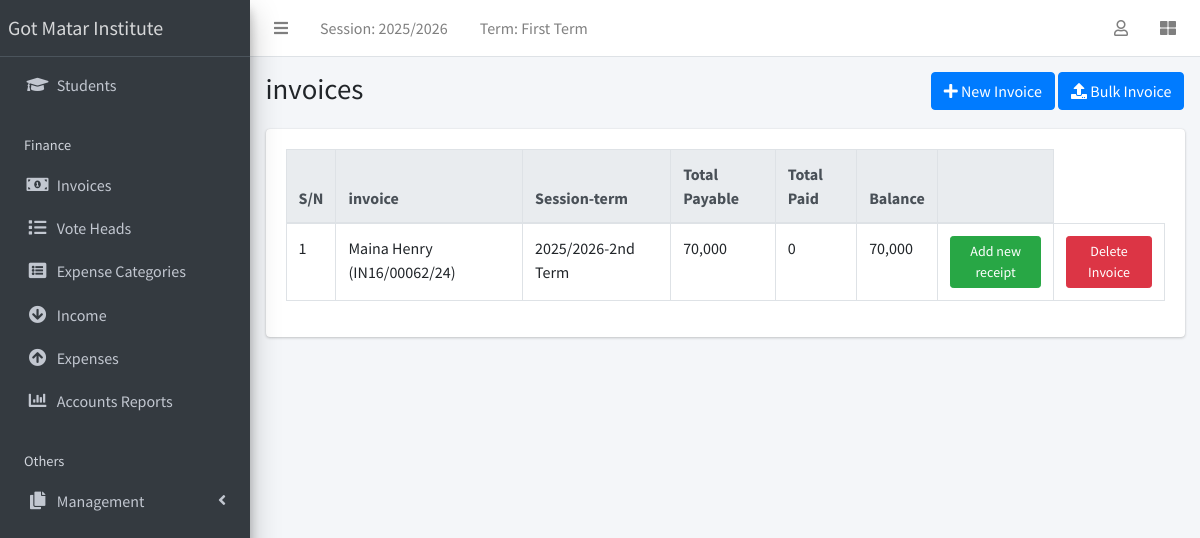
Screenshot of /finance/list/ (signed in) with the database file from the repository.
### apps/corecode/models.py (models this page shows)
class AcademicSession(models.Model):
    name = models.CharField(max_length=200, unique=True)
    current = models.BooleanField(default=True)
    class Meta:
        ordering = ["-name"]
    def __str__(self):
        return self.name

class AcademicTerm(models.Model):
    name = models.CharField(max_length=20, unique=True)
    current = models.BooleanField(default=True)
    class Meta:
        ordering = ["name"]
    def __str__(self):
        return self.name

### apps/finance/models.py (models this page shows, shortened)
class Invoice(models.Model):
    student = models.ForeignKey(Student, on_delete=models.CASCADE)
    session = models.ForeignKey(AcademicSession, on_delete=models.CASCADE)
    term = models.ForeignKey(AcademicTerm, on_delete=models.CASCADE)
    class_for = models.ForeignKey(StudentClass, on_delete=models.CASCADE)
    balance_from_previous_term = models.IntegerField(default=0)
    status = models.CharField(
        max_length=20,
        choices=[("active", "Active"), ("closed", "Closed")],
        default="active",
    )
    class Meta:
        ordering = ["student", "term"]
    def __str__(self):
        return f"{self.student}"
    def balance(self):
        payable = Decimal(self.total_amount_payable())
        paid = Decimal(self.total_amount_paid())
        bal = payable - paid
        return bal if bal >= Decimal('0.00') else Decimal('0.00')
    def amount_payable(self):
        items = InvoiceItem.objects.filter(invoice=self)
        total = 0
        for item in items:
            total += item.amount
        return total
    def total_amount_payable(self):
        return self.balance_from_previous_term + self.amount_payable()
    def total_amount_paid(self):
        receipts = Receipt.objects.filter(invoice=self)
        amount = 0
        for receipt in receipts:
            amount += receipt.amount_paid
        return amount

### apps/students/models.py (models this page shows, shortened)
class Student(models.Model):
    STATUS_CHOICES = [("active", "Active"), ("inactive", "Inactive")]
    GENDER_CHOICES = [("male", "Male"), ("female", "Female")]
    current_status = models.CharField(
        max_length=10, choices=STATUS_CHOICES, default="active"
    )
    registration_number = models.CharField(max_length=200, unique=True)
    surname = models.CharField(max_length=200)
    firstname = models.CharField(max_length=200)
    other_name = models.CharField(max_length=200, blank=True)
    gender = models.CharField(max_length=10, choices=GENDER_CHOICES, default="male")
    date_of_birth = models.DateField(default=timezone.now)
    current_class = models.ForeignKey(
        StudentClass, on_delete=models.SET_NULL, blank=True, null=True
    )
    date_of_admission = models.DateField(default=timezone.now)
    mobile_num_regex = RegexValidator(
        regex="^[0-9]{10,15}$", message="Entered mobile number isn't in a right format!"
    )
    parent_mobile_number = models.CharField(
        validators=[mobile_num_regex], max_length=13, blank=True
    )
    address = models.TextField(blank=True)
    others = models.TextField(blank=True)
    passport = models.ImageField(blank=True, upload_to="students/passports/")
    class Meta:
        ordering = ["surname", "firstname", "other_name"]
    def __str__(self):
        return f"{self.surname} {self.firstname} {self.other_name} ({self.registration_number})"

### apps/finance/views.py (the view)
# urls.py: path("list/", InvoiceListView.as_view(), name="invoice-list"),
class InvoiceListView(LoginRequiredMixin, ListView):
    model = Invoice

### apps/corecode/context_processors.py (called while the page is built)
def site_defaults(request):
    current_session = AcademicSession.objects.get(current=True)
    current_term = AcademicTerm.objects.get(current=True)
    vals = SiteConfig.objects.all()
    contexts = {
        "current_session": current_session.name,
        "current_term": current_term.name,
        "main_college_system_url": settings.MAIN_COLLEGE_SYSTEM_URL,
    }
    for val in vals:
        contexts[val.key] = val.value
    return contexts

### apps/finance/templates/finance/invoice_list.html (shortened to what this page needs)
{% extends 'base.html' %}
{% load humanize %}
{% block title %}invoices{% endblock title %}
{% block breadcrumb %}
<a class="btn btn-primary" href="{% url 'invoice-create' %}"><i
    class="fas fa-plus"></i> New Invoice</a>
<a class="btn btn-primary" href="{% url 'bulk-invoice' %}"><i
    class="fas fa-upload"></i> Bulk Invoice</a>
{% endblock breadcrumb %}
{% block content %}
  <div class="table-responsive">
    <table id="invoicetable" class="table table-bordered table-hover">
      <thead class="thead-light">
        <tr>
          <th>S/N</th>
          <th>invoice</th>
          <th>Session-term</th>
          <th>Total Payable</th>
          <th>Total Paid</th>
          <th>Balance</th>
          <th></th>
        </tr>
      </thead>
      <tbody>
        {% for invoice in object_list %}
          <tr class='clickable-row' data-href="{% url 'invoice-detail' invoice.id %}">
            <td>{{ forloop.counter}}</td>
            <td>{{ invoice}}</td>
            <td>{{ invoice.session}}-{{ invoice.term}}</td>
            <td>{{ invoice.total_amount_payable | intcomma }}</td>
            <td>{{ invoice.total_amount_paid | intcomma }}</td>
            <td>{{ invoice.balance | intcomma }}</td>
            <td><a class="btn btn-success btn-sm"
                href="{% url 'receipt-create' %}?invoice={{ invoice.id }}">Add new
                receipt</a></td>
                <td><a class="btn btn-danger btn-sm" href="{% url 'invoice-delete' invoice.pk %}">Delete Invoice</a>
                </td>
          </tr>
        {% endfor %}
      </tbody>
    </table>
  </div>
{% endblock content %}

### templates/base.html (shortened to what this page needs)
{% load static %}
<!DOCTYPE html>
<html lang="en">
<head>
  <link rel="stylesheet" href="{% static 'plugins/fontawesome-free/css/all.min.css' %}">
  <link rel="stylesheet" href="{% static 'plugins/toastr/toastr.min.css' %}">
  <link rel="stylesheet"
    href="{% static 'plugins/overlayScrollbars/css/OverlayScrollbars.min.css' %}">
  <link rel="stylesheet" href="{% static 'plugins/Datatables/datatables.min.css' %}" />
  <link rel="stylesheet" href="{% static 'dist/css/adminlte.min.css' %}">
</head>
<body
  class="hold-transition sidebar-mini layout-fixed layout-navbar-fixed layout-footer-fixed">
  <div class="wrapper">
    <nav class="main-header navbar navbar-expand navbar-white navbar-light">
      <ul class="navbar-nav">
        <li class="nav-item">
          <a class="nav-link" data-widget="pushmenu" href="#" role="button"><i
              class="fas fa-bars"></i></a>
        </li>
        <li class="nav-item d-none d-sm-inline-block">
          <a href="{% url 'current-session' %}" class="nav-link">Session: {{ current_session }}</a>
        </li>
        <li class="nav-item d-none d-sm-inline-block">
          <a href="{% url 'current-session' %}" class="nav-link">Term: {{ current_term }}</a>
        </li>
      </ul>
      <ul class="navbar-nav ml-auto">
        <li class="nav-item dropdown">
          <a class="nav-link" data-toggle="dropdown" href="#">
            <i class="far fa-user"></i>
          </a>
        </li>
        <li class="nav-item">
          <a class="nav-link" data-widget="control-sidebar" data-slide="true"
            href="#" role="button"><i class="fas fa-th-large"></i></a>
        </li>
      </ul>
    </nav>
    <aside class="main-sidebar sidebar-dark-primary elevation-4">
      <a href="{% if main_college_system_url %}{{ main_college_system_url }}{% else %}{% url 'home' %}{% endif %}" class="brand-link">Got Matar Institute</a>
      <div class="sidebar">
        <nav class="mt-2">
          <ul class="nav nav-pills nav-sidebar flex-column"
            data-widget="treeview" role="menu" data-accordion="false">
            <li class="nav-item">
              <a href="{% url 'student-list' %}" class="nav-link">
                <i class="nav-icon fas fa-graduation-cap"></i>
                <p>
                  Students
                </p>
              </a>
            </li>
            <li class="nav-header">Finance</li>
            <li class="nav-item">
              <a href="{% url 'invoice-list' %}" class="nav-link">
                <i class="nav-icon fas fa-money-bill-alt"></i>
                <p>
                  Invoices
                </p>
              </a>
            </li>
            <li class="nav-item">
              <a href="{% url 'votehead-list' %}" class="nav-link">
                <i class="nav-icon fas fa-list"></i>
                <p>Vote Heads</p>
              </a>
            </li>
            <li class="nav-item">
              <a href="{% url 'expensecategory-list' %}" class="nav-link">
                <i class="nav-icon fas fa-list-alt"></i>
                <p>Expense Categories</p>
              </a>
            </li>
            <li class="nav-item">
              <a href="{% url 'income-list' %}" class="nav-link">
                <i class="nav-icon fas fa-arrow-circle-down"></i>
                <p>Income</p>
              </a>
            </li>
            <li class="nav-item">
              <a href="{% url 'expense-list' %}" class="nav-link">
                <i class="nav-icon fas fa-arrow-circle-up"></i>
                <p>Expenses</p>
              </a>
            </li>
            <li class="nav-item">
              <a href="{% url 'summary-report' %}" class="nav-link">
                <i class="nav-icon fas fa-chart-bar"></i>
                <p>Accounts Reports</p>
              </a>
            </li>
            <li class="nav-header">Others</li>
            <li class="nav-item has-treeview">
              <a href="#" class="nav-link">
                <i class="nav-icon fas fa-copy"></i>
                <p>
                  Management
                  <i class="fas fa-angle-left right"></i>
                </p>
              </a>
            </li>
          </ul>
        </nav>
      </div>
    </aside>
    <div class="content-wrapper">
      <section class="content-header">
        <div class="container-fluid">
          <div class="row mb-1">
            <div class="col-sm-8">
              <h1>{% block title %}{% endblock title %}</h1>
            </div>
            <div class="col-sm-4">
              <ol class="breadcrumb float-sm-right">
                <li class="breadcrumb-item">{% block breadcrumb %}{% endblock breadcrumb %}</li>
              </ol>
            </div>
          </div>
        </div>
      </section>
      <section class="content">
        <div class="container-fluid">
          <div class="row">
            <div class="col-md-12">
              {% block fullcard %}
              <div class="card">
                <div class="card-body">
                  <div class="row">
                    <div class="col">
                      {% block content %}
                      {% endblock content %}
                    </div>
                  </div>
                </div>
              </div>
              {% endblock fullcard %}
            </div>
          </div>
        </div>
      </section>
    </div>
  </div>
</body>
</html>

### rows the page displays
AcademicSession: name "2025/2026"
AcademicTerm: name "First Term"
Invoice: student.registration_number "Maina Henry (IN16/00062/24)", session "2025/2026", term "2nd Term", total_amount_payable "70,000", total_amount_paid "0", balance "70,000"
